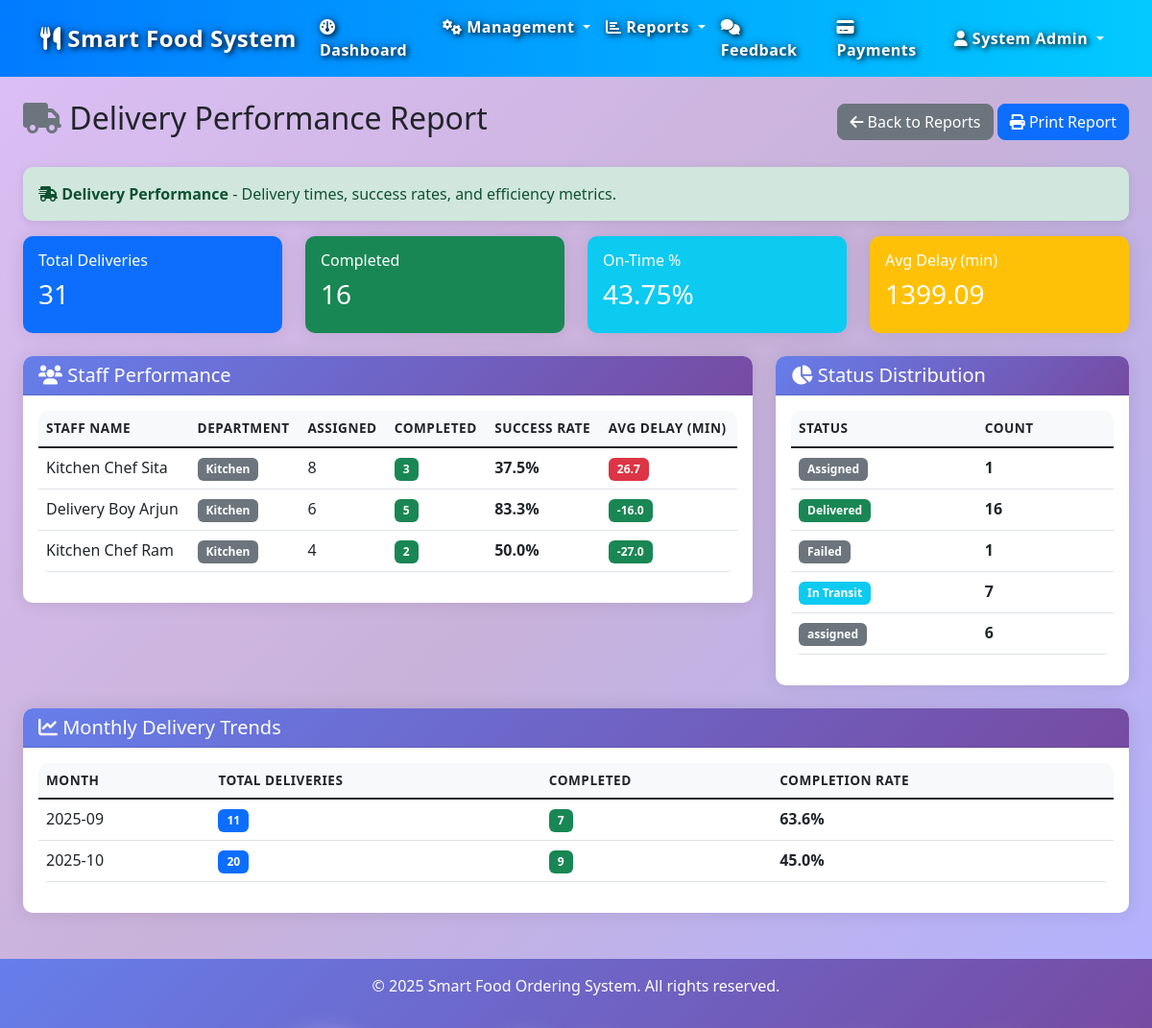
The page /reports/delivery_performance (signed in) on the database its author committed.
### models.py (models this page shows, shortened)
class KitchenStaff(db.Model):
    __tablename__ = 'kitchenstaff'
    staff_id = db.Column(db.Integer, primary_key=True, autoincrement=True)
    staff_name = db.Column(db.String(100), nullable=False)
    role = db.Column(db.String(50), nullable=False)  # Chef, Assistant, Manager
    phone = db.Column(db.String(20), nullable=False)
    shift_time = db.Column(db.String(50), nullable=False)  # Morning, Evening, Night
    department = db.Column(db.String(50), nullable=False)  # Kitchen, Preparation, Cleaning
    status = db.Column(db.String(20), default='Active', nullable=False)  # Active, Inactive, On Leave
    deliveries = db.relationship('Delivery', backref='staff', lazy=True)

class Delivery(db.Model):
    __tablename__ = 'delivery'
    delivery_id = db.Column(db.Integer, primary_key=True, autoincrement=True)
    order_id = db.Column(db.Integer, db.ForeignKey('order.order_id'), nullable=False)
    staff_id = db.Column(db.Integer, db.ForeignKey('kitchenstaff.staff_id'), nullable=True)
    estimated_time = db.Column(db.DateTime, nullable=True)
    actual_time = db.Column(db.DateTime, nullable=True)
    delivery_status = db.Column(db.String(20), default='Assigned', nullable=False)  # Assigned, In Transit, Delivered, Failed
    tracking_code = db.Column(db.String(50), nullable=True)

### routes/reports.py (the view)
@reports_bp.route('/delivery_performance')
@admin_required
def delivery_performance():
    total_deliveries = Delivery.query.count()
    completed_deliveries = Delivery.query.filter_by(delivery_status='Delivered').count()
    on_time_deliveries = db.session.query(Delivery).filter(
        Delivery.delivery_status == 'Delivered',
        Delivery.actual_time <= Delivery.estimated_time
    ).count()
    on_time_percentage = (on_time_deliveries / completed_deliveries * 100) if completed_deliveries > 0 else 0
    avg_delivery_time = db.session.query(
        func.avg(
            (func.julianday(Delivery.actual_time) - func.julianday(Delivery.estimated_time)) * 24 * 60
        )
    ).filter(
        Delivery.delivery_status == 'Delivered',
        Delivery.actual_time.isnot(None)
    ).scalar()
    staff_performance = db.session.query(
        KitchenStaff.staff_name,
        KitchenStaff.department,
        func.count(Delivery.delivery_id).label('total_assigned'),
        func.count(
            case((Delivery.delivery_status == 'Delivered', 1))
        ).label('completed'),
        func.avg(
            case(
                (Delivery.delivery_status == 'Delivered',
                 (func.julianday(Delivery.actual_time) - func.julianday(Delivery.estimated_time)) * 24 * 60)
            )
        ).label('avg_delay_minutes')
    ).join(Delivery).group_by(KitchenStaff.staff_id).order_by(
        func.count(Delivery.delivery_id).desc()
    ).all()
    status_distribution = db.session.query(
        Delivery.delivery_status,
        func.count(Delivery.delivery_id)
    ).group_by(Delivery.delivery_status).all()
    month_col = func.strftime('%Y-%m', Delivery.estimated_time).label('month')
    monthly_trends = db.session.query(
        month_col,
        func.count(Delivery.delivery_id).label('total_deliveries'),
        func.count(
            case((Delivery.delivery_status == 'Delivered', 1))
        ).label('completed_deliveries')
    ).group_by(month_col).order_by(desc(month_col)).limit(12).all()
    stats = {
        'total_deliveries': total_deliveries,
        'completed_deliveries': completed_deliveries,
        'on_time_percentage': round(on_time_percentage, 2),
        'avg_delivery_delay': round(avg_delivery_time or 0, 2),
        'staff_performance': staff_performance,
        'status_distribution': dict(status_distribution),
        'monthly_trends': list(reversed(monthly_trends))
    }
    return render_template('reports/delivery_performance.html', stats=stats)

### app.py (called while the page is built)
@app.after_request
def add_header(response):
    response.headers['Cache-Control'] = 'no-store, no-cache, must-revalidate, post-check=0, pre-check=0, max-age=0'
    response.headers['Pragma'] = 'no-cache'
    response.headers['Expires'] = '-1'
    return response

### routes/reports.py (called while the page is built)
def admin_required(f):
    @wraps(f)
    def decorated_function(*args, **kwargs):
        user_role = session.get('user_role', '').lower()
        if 'user_id' not in session or user_role != 'admin':
            flash('Access denied. Admin privileges required for financial reports.', 'danger')
            return redirect(url_for('dashboard'))
        return f(*args, **kwargs)
    return decorated_function

### templates/reports/delivery_performance.html (shortened to what this page needs)
{% extends "base.html" %}
{% block content %}
<div class="container-fluid mt-4">
    <div class="d-flex justify-content-between align-items-center mb-4">
        <h2>
            <i class="fas fa-truck text-secondary"></i>
            Delivery Performance Report
        </h2>
        <div>
            <a href="{{ url_for('reports.reports_dashboard') }}" class="btn btn-secondary">
                <i class="fas fa-arrow-left"></i>
                Back to Reports
            </a>
            <button class="btn btn-primary" onclick="window.print()">
                <i class="fas fa-print"></i>
                Print Report
            </button>
        </div>
    </div>
    <div class="alert alert-success">
        <i class="fas fa-shipping-fast"></i>
        <strong>Delivery Performance</strong> - Delivery times, success rates, and efficiency metrics.
    </div>
    <div class="row mb-4">
        <div class="col-md-3">
            <div class="card bg-primary text-white">
                <div class="card-body">
                    <h6 class="card-title">Total Deliveries</h6>
                    <h3>{{ stats.total_deliveries }}</h3>
                </div>
            </div>
        </div>
        <div class="col-md-3">
            <div class="card bg-success text-white">
                <div class="card-body">
                    <h6 class="card-title">Completed</h6>
                    <h3>{{ stats.completed_deliveries }}</h3>
                </div>
            </div>
        </div>
        <div class="col-md-3">
            <div class="card bg-info text-white">
                <div class="card-body">
                    <h6 class="card-title">On-Time %</h6>
                    <h3>{{ stats.on_time_percentage }}%</h3>
                </div>
            </div>
        </div>
        <div class="col-md-3">
            <div class="card bg-warning text-white">
                <div class="card-body">
                    <h6 class="card-title">Avg Delay (min)</h6>
                    <h3>{{ stats.avg_delivery_delay }}</h3>
                </div>
            </div>
        </div>
    </div>
    <div class="row">
        <div class="col-md-8">
            <div class="card mb-4">
                <div class="card-header bg-primary text-white">
                    <h5 class="mb-0"><i class="fas fa-users"></i> Staff Performance</h5>
                </div>
                <div class="card-body">
                    {% if stats.staff_performance %}
                    <div class="table-responsive">
                        <table class="table table-hover">
                            <thead>
                                <tr>
                                    <th>Staff Name</th>
                                    <th>Department</th>
                                    <th>Assigned</th>
                                    <th>Completed</th>
                                    <th>Success Rate</th>
                                    <th>Avg Delay (min)</th>
                                </tr>
                            </thead>
                            <tbody>
                                {% for staff in stats.staff_performance %}
                                <tr>
                                    <td>{{ staff.staff_name }}</td>
                                    <td><span class="badge bg-secondary">{{ staff.department }}</span></td>
                                    <td>{{ staff.total_assigned }}</td>
                                    <td><span class="badge bg-success">{{ staff.completed }}</span></td>
                                    <td>
                                        {% set success_rate = (staff.completed / staff.total_assigned * 100) if staff.total_assigned > 0 else 0 %}
                                        <strong>{{ "%.1f"|format(success_rate) }}%</strong>
                                    </td>
                                    <td>
                                        {% if staff.avg_delay_minutes %}
                                        <span class="badge {% if staff.avg_delay_minutes > 0 %}bg-danger{% else %}bg-success{% endif %}">
                                            {{ "%.1f"|format(staff.avg_delay_minutes) }}
                                        </span>
                                        {% else %}
                                        <span class="badge bg-secondary">N/A</span>
                                        {% endif %}
                                    </td>
                                </tr>
                                {% endfor %}
                            </tbody>
                        </table>
                    </div>
                    {% else %}
                    <p class="text-muted text-center">No staff performance data available.</p>
                    {% endif %}
                </div>
            </div>
        </div>
        <div class="col-md-4">
            <div class="card mb-4">
                <div class="card-header bg-info text-white">
                    <h5 class="mb-0"><i class="fas fa-chart-pie"></i> Status Distribution</h5>
                </div>
                <div class="card-body">
                    {% if stats.status_distribution %}
                    <div class="table-responsive">
                        <table class="table table-hover">
                            <thead>
                                <tr>
                                    <th>Status</th>
                                    <th>Count</th>
                                </tr>
                            </thead>
                            <tbody>
                                {% for status, count in stats.status_distribution.items() %}
                                <tr>
                                    <td>
                                        {% if status == 'Delivered' %}
                                        <span class="badge bg-success">{{ status }}</span>
                                        {% elif status == 'In Transit' %}
                                        <span class="badge bg-info">{{ status }}</span>
                                        {% elif status == 'Pending' %}
                                        <span class="badge bg-warning">{{ status }}</span>
                                        {% else %}
                                        <span class="badge bg-secondary">{{ status }}</span>
                                        {% endif %}
                                    </td>
                                    <td><strong>{{ count }}</strong></td>
                                </tr>
                                {% endfor %}
                            </tbody>
                        </table>
                    </div>
                    {% else %}
                    <p class="text-muted text-center">No status data available.</p>
                    {% endif %}
                </div>
            </div>
        </div>
    </div>
    <div class="card mb-4">
        <div class="card-header bg-success text-white">
            <h5 class="mb-0"><i class="fas fa-chart-line"></i> Monthly Delivery Trends</h5>
        </div>
        <div class="card-body">
            {% if stats.monthly_trends %}
            <div class="table-responsive">
                <table class="table table-hover">
                    <thead>
                        <tr>
                            <th>Month</th>
                            <th>Total Deliveries</th>
                            <th>Completed</th>
                            <th>Completion Rate</th>
                        </tr>
                    </thead>
                    <tbody>
                        {% for trend in stats.monthly_trends %}
                        <tr>
                            <td>{{ trend.month }}</td>
                            <td><span class="badge bg-primary">{{ trend.total_deliveries }}</span></td>
                            <td><span class="badge bg-success">{{ trend.completed_deliveries }}</span></td>
                            <td>
                                {% set completion_rate = (trend.completed_deliveries / trend.total_deliveries * 100) if trend.total_deliveries > 0 else 0 %}
                                <strong>{{ "%.1f"|format(completion_rate) }}%</strong>
                            </td>
                        </tr>
                        {% endfor %}
                    </tbody>
                </table>
            </div>
            {% else %}
            <p class="text-muted text-center">No monthly trend data available.</p>
            {% endif %}
        </div>
    </div>
</div>
{% endblock %}

### static/css/style.css (style rules this page uses)
body { font-family: 'Segoe UI', Tahoma, Geneva, Verdana, sans-serif; background-color: #f8f9fa; }
.card { border: none; border-radius: 10px; box-shadow: 0 0 20px rgba(0, 0, 0, 0.1); transition: transform 0.3s ease; }
.card-header { background: linear-gradient(135deg, #667eea 0%, #764ba2 100%); color: white; border-radius: 10px 10px 0 0 !important; font-weight: 600; }
.btn { border-radius: 8px; font-weight: 500; transition: all 0.3s ease; }
.table { border-radius: 10px; overflow: hidden; }
.table thead th { border: none; font-weight: 600; text-transform: uppercase; font-size: 0.85rem; letter-spacing: 0.5px; }
.table thead:not(.table-dark) th { background-color: #f8f9fa; }
.alert { border-radius: 10px; border: none; box-shadow: 0 2px 10px rgba(0, 0, 0, 0.1); }
.badge { font-size: 0.75rem; padding: 0.5em 0.75em; border-radius: 6px; }

### templates/base.html (style rules this page uses)
body { background: linear-gradient(135deg, rgba(138, 43, 226, 0.3) 0%, rgba(75, 0, 130, 0.3) 12.5%, rgba(0, 0, 255, 0.3) 25%, rgba(0, 191, 255, 0.3) 37.5%, rgba(0, 255, 127, 0.3) 50%, rgba(64, 224, 208, 0.3) 62.5%, rgba(255, 255, 0, 0.3) 75%, rgba(255, 192, 203, 0.3) 87.5%, rgba(138, 43, 226, 0.3) 100%) !important; background-size: 400% 400% !important; animation: gradientFlow 25s ease infinite !important; min-height: 100vh !important; position: relative; overflow-x: hidden; }
.card { backdrop-filter: blur(10px); }

### rows shown on the page
KitchenStaff: staff_name "Kitchen Chef Sita", department "Kitchen", total_assigned "8", completed "3", success_rate "37.5", avg_delay_minutes "26.7"
KitchenStaff: staff_name "Delivery Boy Arjun", department "Kitchen", total_assigned "6", completed "5", success_rate "83.3", avg_delay_minutes "-16.0"
KitchenStaff: staff_name "Kitchen Chef Ram", department "Kitchen", total_assigned "4", completed "2", success_rate "50.0", avg_delay_minutes "-27.0"
Delivery: delivery_status "Assigned", staff "1"
Delivery: delivery_status "In Transit", delivery_id "7"

### other values the page prints
{{ session.user_name }} "System Admin"
{{ stats.total_deliveries }} "31"
{{ stats.completed_deliveries }} "16"
{{ stats.on_time_percentage }} "43.75"
{{ stats.avg_delivery_delay }} "1399.09"
{{ status }} "Delivered"
{{ count }} "16" "1" "6"
{{ status }} "Failed" "assigned"
{{ trend.month }} "2025-09" "2025-10"
{{ trend.total_deliveries }} "11" "20"
{{ trend.completed_deliveries }} "7" "9"
{{ "%.1f"|format(completion_rate) }} "63.6" "45.0"
